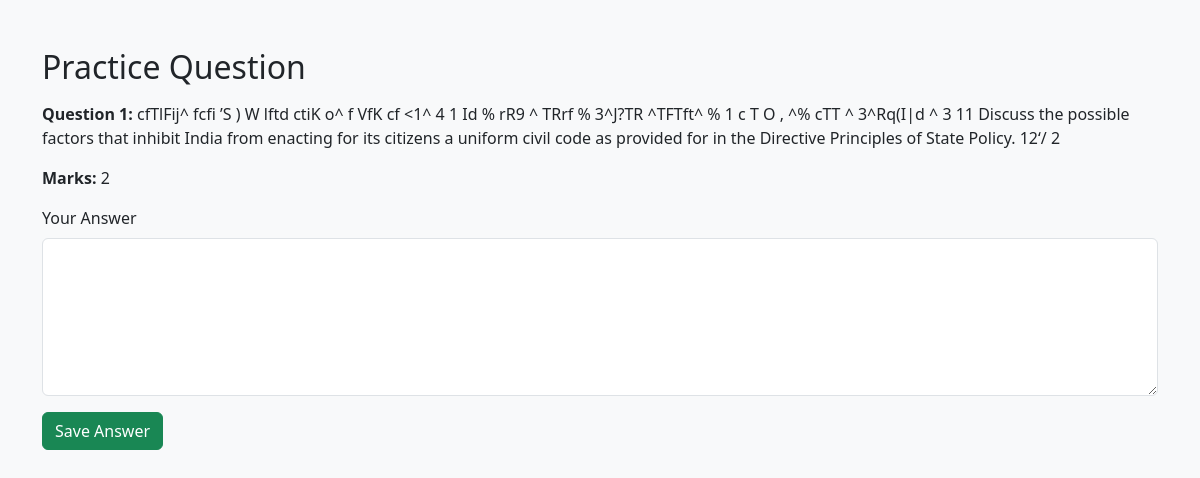
The page /practice/16/ on the database its author committed.
### mains_practice/models.py (models this page shows, shortened)
class Question(models.Model):
    session = models.ForeignKey(UserSession, on_delete=models.CASCADE, related_name='questions')
    number = models.IntegerField()
    text = models.TextField()
    marks = models.IntegerField()

### mains_practice/views.py (the view, shortened to what this page needs)
# urls.py: path('practice/<int:id>/', views.practice_view, name='practice'),
def practice_view(request, id):
    question = get_object_or_404(Question, id=id)
    form = AnswerForm(request.POST or None)
    return render(request, 'practice.html', {'question': question, 'form': form})

### mains_practice/forms.py
class AnswerForm(forms.ModelForm):
    class Meta:
        model = Answer
        fields = ['text']
        widgets = {
            'text': forms.Textarea(attrs={'class': 'form-control', 'rows': 6})
        }

### mains_practice/templates/practice.html (shortened to what this page needs)
{% extends 'base.html' %}
{% block content %}
<h2 class="mb-3">Practice Question</h2>
<p><strong>Question {{ question.number }}:</strong> {{ question.text }}</p>
<p><strong>Marks:</strong> {{ question.marks }}</p>
<form method="post">
    <div class="mb-3">
        <label class="form-label">Your Answer</label>
        <textarea name="answer" class="form-control" rows="6"></textarea>
    </div>
    <button type="submit" class="btn btn-success">Save Answer</button>
</form>
{% endblock %}

### rows shown on the page
Question: number "1", text "cfTlFij^ fcfi ’S ) W lftd ctiK o^ f VfK cf <1^ 4 1 Id % rR9 ^ TRrf % 3^J?TR ^TFTft^ % 1 c T O , ^% cTT ^ 3^Rq(I|d ^ 3 11 Discuss the possible factors that inhibit India from enacting for its citizens a uniform civil code as provided for in the Directive Principles of State Policy. 12‘/ 2", marks "2"
